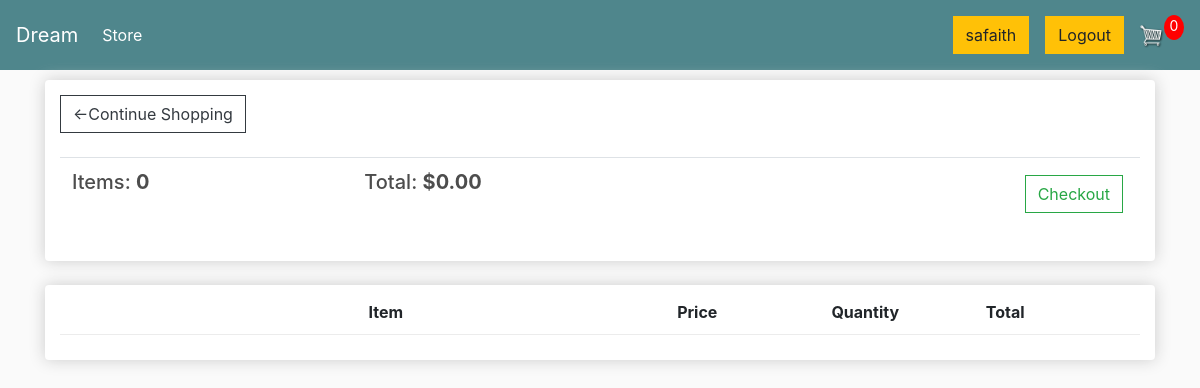
The page /cart/ (signed in) on the database as committed earlier.
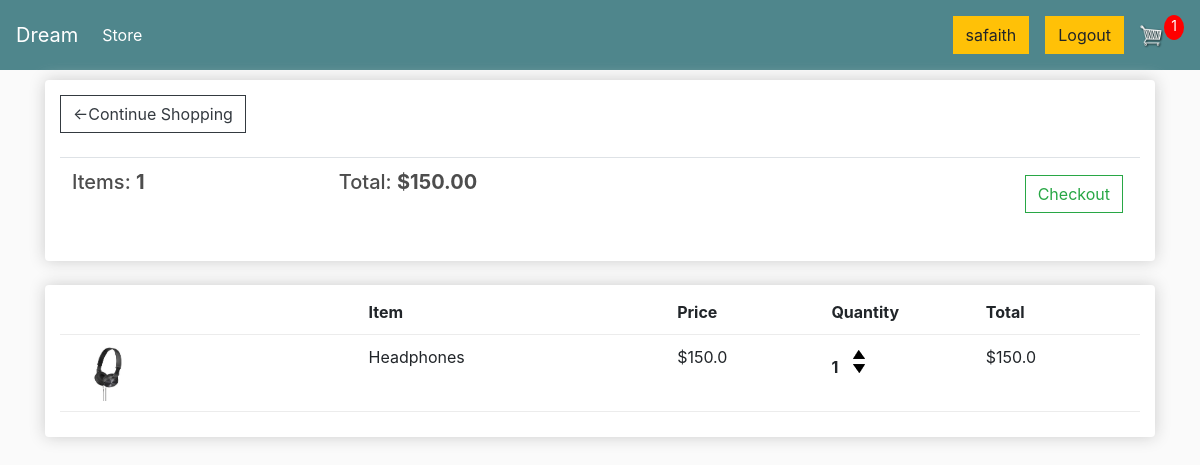
The same page on the database as committed later.
### core/models.py (models this page shows, shortened)
class Order(models.Model):
    customer = models.ForeignKey(Customer, on_delete=models.SET_NULL,blank=True,null=True)
    date_ordered = models.DateTimeField(auto_now_add=True)
    complete = models.BooleanField(default=False,null=True,blank=False)
    transaction_id = models.CharField(max_length=200, blank=True)
    @property
    def get_cart_items(self):
        orderitems = self.orderitem_set.all()
        total = sum([item.quantity for item in orderitems])
        return total
    @property
    def get_cart_total(self):
        orderitems = self.orderitem_set.all()
        total = sum([item.product.price * item.quantity for item in orderitems])
        return total

class OrderItem(models.Model):
     product = models.ForeignKey(Product, on_delete=models.SET_NULL,blank=True,null=True)
     order = models.ForeignKey(Order, on_delete=models.SET_NULL,blank=True,null=True)
     quantity = models.IntegerField(default=0, null=True,blank=True)
     date_added = models.DateTimeField(auto_now_add=True)
     @property
     def get_total(self):
         total = self.product.price * self.quantity
         return total

class Product(models.Model):
    name = models.CharField(max_length=150, null=True)
    price = models.FloatField()
    is_digital = models.BooleanField(default=False,null=True,blank=False)
    image = models.ImageField(null=True, blank=True)
    description = models.TextField(null=True, blank=True)
    @property
    def imageURL(self):
        try:
            url = self.image.url
        except:
            url = ''
        return url

### core/views.py (the view)
# urls.py: path("cart/",views.cart, name='cart'),
def cart(request):
    data = Cart(request)
    items = data['items']
    order = data['order']
    cart_items = data['cart_items']
    return render(request,"core/cart.html",{
        "items":items,
        "order":order,
        "cart_items":cart_items
    })

### core/utils.py (called while the page is built)
def Cart(request):
    if request.user.is_authenticated:
        customer = request.user.customer
        order,created = Order.objects.get_or_create(customer=customer,complete=False)
        items = order.orderitem_set.all()
        cart_items =order.get_cart_items
    else:
        cookieData = cookieCart(request)
        items = cookieData['items']
        order = cookieData['order']
        cart_items = cookieData['cart_items']
    return {"items":items, "order":order, "cart_items":cart_items}

### core/templates/core/cart.html (shortened to what this page needs)
{% extends 'core/main.html' %}
{% load static %}
{% block content %}
<div class="row">
    <div class="col-lg-12">
        <div class="box-element">
            <a class="btn btn-outline-dark" href="{% url 'store' %}">&#x2190;Continue Shopping</a>
            <br>
            <br>
            <table class="table">
                <tr>
                    <th><h5>Items: <strong>{{ order.get_cart_items }}</strong></h5></th>
                    <th><h5>Total: <strong>${{ order.get_cart_total|floatformat:2 }}</strong></h5></th>
                    <th>
                        <a style="float: right; margin: 5px;" class="btn btn-outline-success" href="{% url 'checkout' %}">Checkout</a>
                    </th>
                </tr>
            </table>
        </div>
        <br>
        <div class="box-element">
            <div class="cart-row">
                <div style="flex: 2"></div>
                <div style="flex: 2"><strong>Item</strong></div>
                <div style="flex: 1"><strong>Price</strong></div>
                <div style="flex: 1"><strong>Quantity</strong></div>
                <div style="flex: 1"><strong>Total</strong></div>
            </div>
            {% for item in items %}
            <div class="cart-row">
                <div style="flex: 2"><img class="row-image" src="{{ item.product.imageURL}}" alt=""></div>
                <div style="flex: 2">{{ item.product.name }}</div>
                <div style="flex: 1">${{ item.product.price }}</div>
                <div style="flex: 1">
                    <p class="quantity">{{ item.quantity }}</p>
                    <div class="quantity">
                        <img data-product ="{{item.product.id}}" data-action="add" class="chg-quantity update_cart" src="{% static 'images/arrow-up.png' %}" alt="">
                        <img data-product="{{item.product.id}}" data-action="remove" class="chg-quantity update_cart" src="{% static 'images/arrow-down.png' %}" alt="">
                    </div>
                </div>
                <div style="flex: 1">${{ item.get_total }}</div>
            </div>
            {% endfor %}
        </div>
    </div>
</div>
{% endblock %}

### core/templates/core/main.html (shortened to what this page needs)
{% load static %}
<!DOCTYPE html>
<html lang="en">
<head>
    <link rel="stylesheet" href="{% static 'css/bootstrap.min.css' %}">
    <link rel="stylesheet" href="{% static 'main.css' %}">
</head>
<body>
        <nav class="navbar navbar-expand-lg navbar-dark bg-dark">
            <a class="navbar-brand" href="{% url 'store' %}">Dream</a>
            <div class="collapse navbar-collapse" id="navbarSupportedContent">
              <ul class="navbar-nav mr-auto">
                <li class="nav-item active">
                  <a class="nav-link" href="{% url 'store' %}">Store <span class="sr-only">(current)</span></a>
                </li>
              </ul>
              <div class="form-inline my-2 my-lg-0">
                {% if request.user.is_authenticated %}
                  <h5 class="btn btn-warning mt-2 mr-3">{{request.user}}</h5>
                  <a href="{% url 'logout' %}" class="btn btn-warning">Logout</a>
                {% else %}
                  <a href="{% url 'signin' %}" class="btn btn-warning">Login</a>
                {% endif %}
                <a href="{% url 'cart' %}">
                    <img id="cart-icon" alt="" src="{% static 'images/cart.png' %}">
                </a>
                <p id="cart-total">{{ cart_items }}</p>
              </div>
            </div>
        </nav>
        <div class="container">
            {% block content %}{% endblock %}
        </div>
</body>
</html>

### static/main.css (style rules this page uses)
body { background-color: hsl(0, 0%, 98%); }
h1,h2,h3,h4,h5,h6 { color:hsl(0, 0%, 30%); }
.box-element { box-shadow:hsl(0, 0%, 80%) 0 0 16px; background-color: #fff; border-radius: 4px; padding: 15px; }
.bg-dark { background-color: #4f868c!important; }
#cart-icon { width:25px; display: inline-block; margin-left: 15px; }
#cart-total { display: block; text-align: center; color:#fff; background-color: red; width: 20px; height: 25px; border-radius: 50%; font-size: 14px; }
.col-lg-4, .col-lg-6, .col-lg-8, .col-lg-12 { margin-top: 10px; }
.btn { border-radius: 0; }
.row-image { width: 100px; }
.cart-row { display: flex; align-items: flex-stretch; padding-bottom: 10px; margin-bottom: 10px; border-bottom: 1px solid #ececec; }
.quantity { display: inline-block; font-weight: 700; padding-right:10px; }
.chg-quantity { width: 12px; cursor: pointer; display: block; margin-top: 5px; transition:.1s; }

Rows that differ between the two databases and show on the page:
changed Order: get_cart_items "0" → "1"; get_cart_total "0.00" → "150.00"
added OrderItem: product.imageURL (picture), product.name "Headphones", product.price "150.0", quantity "1", get_total "150.0"
Other text that changed with them:
{{ cart_items }}: "0" → "1"
